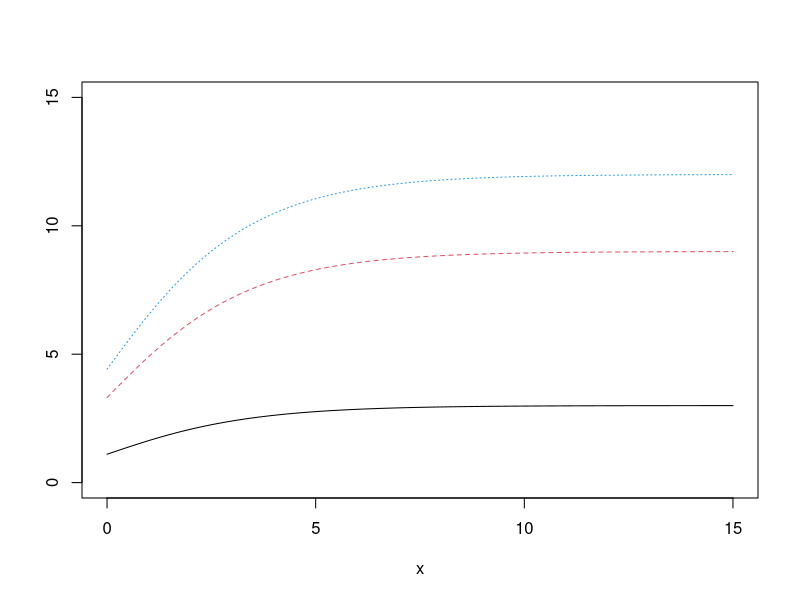

The R source for this figure: (Note: this script raises an error after producing the figure.)
q.formula=function(a,b,c){
  rad=b^2-(4*a*c)
  if(all(rad>=0)){
    rad=sqrt(rad)
  }else{rad=sqrt(as.complex(rad))}
  return(cbind(-b-rad,-b+rad)/(2*a))
}
q.formula(2,10,12)

##1a
area.f=function(r){
  area=pi*r^2
  return(round(area,digits=2))
}
area.f(c(2,4,6))

##1b
f.to.c=function(f){
  conversion=(5/9)*(f-32)
  return(round(conversion,digits = 2))
}
f.to.c(c(32,60,90,110,212))

##2
gomp=function(a,k,x0,x){
  y=a*exp(-exp(-k*(x-x0)))
  return(y)
}

x=seq(0,15,0.02)
g_a3=gomp(3,0.5,0,x)
g_a9=gomp(9,0.5,0,x)
g_a12=gomp(12,0.5,0,x)

plot(x,g_a3,ylab="",type="l",lty=1,ylim=c(0,15))
lines(x,g_a9,ylab="",type="l",lty=2,col=2)
lines(x,g_a12,ylab="",type = "l",lty=3,col=4)
legend(locator(1),lty=c(1,2,3),col=c(1,2,4),c("a=3","a=9","a=12"),cex=1.5)

##b
x=seq(0,15,0.02)
g_k0.3=gomp(9,0.3,0,x)
g_k0.7=gomp(9,0.7,0,x)
g_k1.1=gomp(9,1.1,0,x)

plot(x,g_k0.3,ylab="",type="l",lty=1,ylim=c(0,15))
lines(x,g_k0.7,ylab="",type="l",lty=2,col=2)
lines(x,g_k1.1,ylab="",type = "l",lty=3,col=4)
legend(locator(1),lty=c(1,2,3),col=c(1,2,4),c("k=0.3","k=0.7","k=1.1"),cex=1.5)

##c
x=seq(-10,20,0.02)
g_x0_0=gomp(7,0.5,0,x)
g_x0_4=gomp(7,0.5,4,x)
g_x0_8=gomp(7,0.5,8,x)

plot(x,g_x0_0,ylab="",type="l",lty=1,ylim=c(-10,20))
lines(x,g_x0_4,ylab="",type="l",lty=2,col=2)
lines(x,g_x0_8,ylab="",type = "l",lty=3,col=4)
legend(locator(1),lty=c(1,2,3),col=c(1,2,4),c("x0=0","x0=4","x0=8"),cex=1.5)

##d
vonb=function(a,k,t0,t){
  y=a*(1-exp(-k*(t-t0)))
  return(y)
}

t=seq(0,15,0.02)
a=c(3,9,12)
k=c(0,0,0)
t0=c(0,0,0)
nam1=paste0("vb_a.",a[1],"_k.",k[1],"_t0.",t0[1])
nam2=paste0("vb_a.",a[2],"_k.",k[2],"_t0.",t0[2])
nam3=paste0("vb_a.",a[3],"_k.",k[3],"_t0.",t0[3])

b=gomp(a[1],k[1],t0[1],x)
c=gomp(a[2],k[2],t0[2],x)
d=gomp(a[3],k[3],t0[3],x)

plot(x,b,ylab="",type="l",lty=1,ylim=c(0,15))
lines(x,c,ylab="",type="l",lty=2,col=2)
lines(x,d,ylab="",type = "l",lty=3,col=4)
legend(locator(1),lty=c(1,2,3),col=c(1,2,4),c(nam1,nam2,nam3),cex=1.5)
